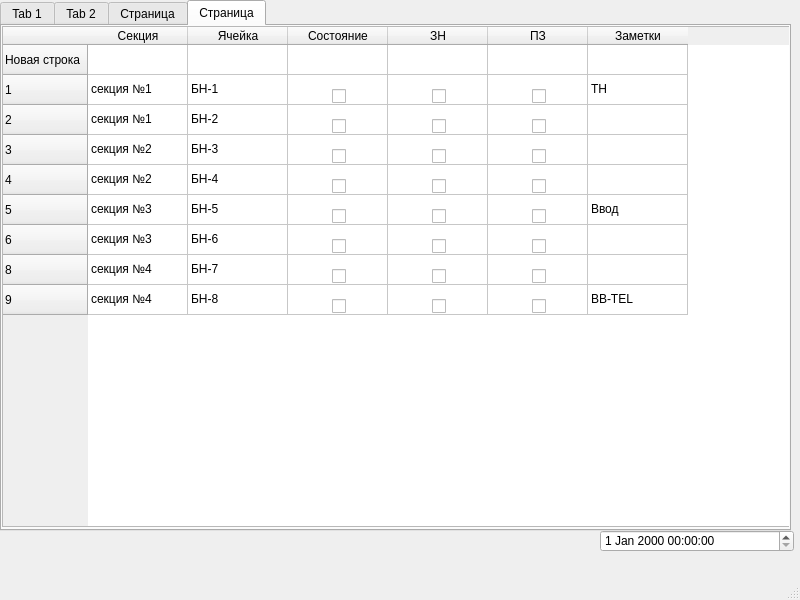
<?xml version="1.0" encoding="UTF-8"?>
<ui version="4.0">
 <class>MainWindow</class>
 <widget class="QMainWindow" name="MainWindow">
  <property name="geometry">
   <rect>
    <x>0</x>
    <y>0</y>
    <width>800</width>
    <height>600</height>
   </rect>
  </property>
  <property name="windowTitle">
   <string>MainWindow</string>
  </property>
  <widget class="QWidget" name="centralwidget">
   <widget class="QDateTimeEdit" name="dateTimeEdit">
    <property name="geometry">
     <rect>
      <x>600</x>
      <y>530</y>
      <width>194</width>
      <height>22</height>
     </rect>
    </property>
   </widget>
   <widget class="QTabWidget" name="tabWidget">
    <property name="geometry">
     <rect>
      <x>0</x>
      <y>0</y>
      <width>791</width>
      <height>531</height>
     </rect>
    </property>
    <property name="currentIndex">
     <number>3</number>
    </property>
    <widget class="QWidget" name="tab">
     <attribute name="title">
      <string>Tab 1</string>
     </attribute>
     <widget class="QTableWidget" name="tableWidget_2">
      <property name="geometry">
       <rect>
        <x>0</x>
        <y>0</y>
        <width>791</width>
        <height>501</height>
       </rect>
      </property>
      <row>
       <property name="text">
        <string>Новая строка</string>
       </property>
      </row>
      <row>
       <property name="text">
        <string>1</string>
       </property>
      </row>
      <row>
       <property name="text">
        <string>2</string>
       </property>
      </row>
      <row>
       <property name="text">
        <string>3</string>
       </property>
      </row>
      <row>
       <property name="text">
        <string>4</string>
       </property>
      </row>
      <row>
       <property name="text">
        <string>5</string>
       </property>
      </row>
      <row>
       <property name="text">
        <string>6</string>
       </property>
      </row>
      <row/>
      <row/>
      <column>
       <property name="text">
        <string>Секция</string>
       </property>
      </column>
      <column>
       <property name="text">
        <string>Ячейка</string>
       </property>
      </column>
      <column>
       <property name="text">
        <string>Состояние</string>
       </property>
      </column>
      <column>
       <property name="text">
        <string>ЗН</string>
       </property>
      </column>
      <column>
       <property name="text">
        <string>ПЗ</string>
       </property>
      </column>
      <column>
       <property name="text">
        <string>Заметки</string>
       </property>
      </column>
      <item row="1" column="0">
       <property name="text">
        <string>секция №1</string>
       </property>
      </item>
      <item row="1" column="1">
       <property name="text">
        <string>БН-1</string>
       </property>
      </item>
      <item row="1" column="5">
       <property name="text">
        <string>ТН</string>
       </property>
      </item>
      <item row="2" column="0">
       <property name="text">
        <string>секция №1</string>
       </property>
      </item>
      <item row="2" column="1">
       <property name="text">
        <string>БН-2</string>
       </property>
      </item>
      <item row="3" column="0">
       <property name="text">
        <string>секция №2</string>
       </property>
      </item>
      <item row="3" column="1">
       <property name="text">
        <string>БН-3</string>
       </property>
      </item>
      <item row="4" column="0">
       <property name="text">
        <string>секция №2</string>
       </property>
      </item>
      <item row="4" column="1">
       <property name="text">
        <string>БН-4</string>
       </property>
      </item>
      <item row="5" column="0">
       <property name="text">
        <string>секция №3</string>
       </property>
      </item>
      <item row="5" column="1">
       <property name="text">
        <string>БН-5</string>
       </property>
      </item>
      <item row="5" column="5">
       <property name="text">
        <string>Ввод</string>
       </property>
      </item>
      <item row="6" column="0">
       <property name="text">
        <string>секция №3</string>
       </property>
      </item>
      <item row="6" column="1">
       <property name="text">
        <string>БН-6</string>
       </property>
      </item>
      <item row="7" column="0">
       <property name="text">
        <string>секция №4</string>
       </property>
      </item>
      <item row="7" column="1">
       <property name="text">
        <string>БН-7</string>
       </property>
      </item>
      <item row="8" column="0">
       <property name="text">
        <string>секция №4</string>
       </property>
      </item>
      <item row="8" column="1">
       <property name="text">
        <string>БН-8</string>
       </property>
      </item>
      <item row="8" column="5">
       <property name="text">
        <string>BB-TEL</string>
       </property>
      </item>
     </widget>
    </widget>
    <widget class="QWidget" name="tab_2">
     <attribute name="title">
      <string>Tab 2</string>
     </attribute>
     <widget class="QTableWidget" name="tableWidget_3">
      <property name="geometry">
       <rect>
        <x>0</x>
        <y>0</y>
        <width>791</width>
        <height>501</height>
       </rect>
      </property>
      <row>
       <property name="text">
        <string>Новая строка</string>
       </property>
      </row>
      <row>
       <property name="text">
        <string>1</string>
       </property>
      </row>
      <row>
       <property name="text">
        <string>2</string>
       </property>
      </row>
      <row>
       <property name="text">
        <string>3</string>
       </property>
      </row>
      <row>
       <property name="text">
        <string>4</string>
       </property>
      </row>
      <row>
       <property name="text">
        <string>5</string>
       </property>
      </row>
      <row>
       <property name="text">
        <string>6</string>
       </property>
      </row>
      <row/>
      <row/>
      <column>
       <property name="text">
        <string>Секция</string>
       </property>
      </column>
      <column>
       <property name="text">
        <string>Ячейка</string>
       </property>
      </column>
      <column>
       <property name="text">
        <string>Состояние</string>
       </property>
      </column>
      <column>
       <property name="text">
        <string>ЗН</string>
       </property>
      </column>
      <column>
       <property name="text">
        <string>ПЗ</string>
       </property>
      </column>
      <column>
       <property name="text">
        <string>Заметки</string>
       </property>
      </column>
      <item row="1" column="0">
       <property name="text">
        <string>секция №1</string>
       </property>
      </item>
      <item row="1" column="1">
       <property name="text">
        <string>БН-1</string>
       </property>
      </item>
      <item row="1" column="5">
       <property name="text">
        <string>ТН</string>
       </property>
      </item>
      <item row="2" column="0">
       <property name="text">
        <string>секция №1</string>
       </property>
      </item>
      <item row="2" column="1">
       <property name="text">
        <string>БН-2</string>
       </property>
      </item>
      <item row="3" column="0">
       <property name="text">
        <string>секция №2</string>
       </property>
      </item>
      <item row="3" column="1">
       <property name="text">
        <string>БН-3</string>
       </property>
      </item>
      <item row="4" column="0">
       <property name="text">
        <string>секция №2</string>
       </property>
      </item>
      <item row="4" column="1">
       <property name="text">
        <string>БН-4</string>
       </property>
      </item>
      <item row="5" column="0">
       <property name="text">
        <string>секция №3</string>
       </property>
      </item>
      <item row="5" column="1">
       <property name="text">
        <string>БН-5</string>
       </property>
      </item>
      <item row="5" column="5">
       <property name="text">
        <string>Ввод</string>
       </property>
      </item>
      <item row="6" column="0">
       <property name="text">
        <string>секция №3</string>
       </property>
      </item>
      <item row="6" column="1">
       <property name="text">
        <string>БН-6</string>
       </property>
      </item>
      <item row="7" column="0">
       <property name="text">
        <string>секция №4</string>
       </property>
      </item>
      <item row="7" column="1">
       <property name="text">
        <string>БН-7</string>
       </property>
      </item>
      <item row="8" column="0">
       <property name="text">
        <string>секция №4</string>
       </property>
      </item>
      <item row="8" column="1">
       <property name="text">
        <string>БН-8</string>
       </property>
      </item>
      <item row="8" column="5">
       <property name="text">
        <string>BB-TEL</string>
       </property>
      </item>
     </widget>
    </widget>
    <widget class="QWidget" name="tab_3">
     <attribute name="title">
      <string>Страница</string>
     </attribute>
     <widget class="QTableWidget" name="tableWidget_4">
      <property name="geometry">
       <rect>
        <x>0</x>
        <y>0</y>
        <width>791</width>
        <height>501</height>
       </rect>
      </property>
      <row>
       <property name="text">
        <string>Новая строка</string>
       </property>
      </row>
      <row>
       <property name="text">
        <string>1</string>
       </property>
      </row>
      <row>
       <property name="text">
        <string>2</string>
       </property>
      </row>
      <row>
       <property name="text">
        <string>3</string>
       </property>
      </row>
      <row>
       <property name="text">
        <string>4</string>
       </property>
      </row>
      <row>
       <property name="text">
        <string>5</string>
       </property>
      </row>
      <row>
       <property name="text">
        <string>6</string>
       </property>
      </row>
      <row/>
      <row/>
      <column>
       <property name="text">
        <string>Секция</string>
       </property>
      </column>
      <column>
       <property name="text">
        <string>Ячейка</string>
       </property>
      </column>
      <column>
       <property name="text">
        <string>Состояние</string>
       </property>
      </column>
      <column>
       <property name="text">
        <string>ЗН</string>
       </property>
      </column>
      <column>
       <property name="text">
        <string>ПЗ</string>
       </property>
      </column>
      <column>
       <property name="text">
        <string>Заметки</string>
       </property>
      </column>
      <item row="1" column="0">
       <property name="text">
        <string>секция №1</string>
       </property>
      </item>
      <item row="1" column="1">
       <property name="text">
        <string>БН-1</string>
       </property>
      </item>
      <item row="1" column="5">
       <property name="text">
        <string>ТН</string>
       </property>
      </item>
      <item row="2" column="0">
       <property name="text">
        <string>секция №1</string>
       </property>
      </item>
      <item row="2" column="1">
       <property name="text">
        <string>БН-2</string>
       </property>
      </item>
      <item row="3" column="0">
       <property name="text">
        <string>секция №2</string>
       </property>
      </item>
      <item row="3" column="1">
       <property name="text">
        <string>БН-3</string>
       </property>
      </item>
      <item row="4" column="0">
       <property name="text">
        <string>секция №2</string>
       </property>
      </item>
      <item row="4" column="1">
       <property name="text">
        <string>БН-4</string>
       </property>
      </item>
      <item row="5" column="0">
       <property name="text">
        <string>секция №3</string>
       </property>
      </item>
      <item row="5" column="1">
       <property name="text">
        <string>БН-5</string>
       </property>
      </item>
      <item row="5" column="5">
       <property name="text">
        <string>Ввод</string>
       </property>
      </item>
      <item row="6" column="0">
       <property name="text">
        <string>секция №3</string>
       </property>
      </item>
      <item row="6" column="1">
       <property name="text">
        <string>БН-6</string>
       </property>
      </item>
      <item row="7" column="0">
       <property name="text">
        <string>секция №4</string>
       </property>
      </item>
      <item row="7" column="1">
       <property name="text">
        <string>БН-7</string>
       </property>
      </item>
      <item row="8" column="0">
       <property name="text">
        <string>секция №4</string>
       </property>
      </item>
      <item row="8" column="1">
       <property name="text">
        <string>БН-8</string>
       </property>
      </item>
      <item row="8" column="5">
       <property name="text">
        <string>BB-TEL</string>
       </property>
      </item>
     </widget>
    </widget>
    <widget class="QWidget" name="tab_4">
     <attribute name="title">
      <string>Страница</string>
     </attribute>
     <widget class="QTableWidget" name="tableWidget">
      <property name="geometry">
       <rect>
        <x>0</x>
        <y>0</y>
        <width>791</width>
        <height>501</height>
       </rect>
      </property>
      <row>
       <property name="text">
        <string>Новая строка</string>
       </property>
      </row>
      <row>
       <property name="text">
        <string>1</string>
       </property>
      </row>
      <row>
       <property name="text">
        <string>2</string>
       </property>
      </row>
      <row>
       <property name="text">
        <string>3</string>
       </property>
      </row>
      <row>
       <property name="text">
        <string>4</string>
       </property>
      </row>
      <row>
       <property name="text">
        <string>5</string>
       </property>
      </row>
      <row>
       <property name="text">
        <string>6</string>
       </property>
      </row>
      <row/>
      <row/>
      <column>
       <property name="text">
        <string>Секция</string>
       </property>
      </column>
      <column>
       <property name="text">
        <string>Ячейка</string>
       </property>
      </column>
      <column>
       <property name="text">
        <string>Состояние</string>
       </property>
      </column>
      <column>
       <property name="text">
        <string>ЗН</string>
       </property>
      </column>
      <column>
       <property name="text">
        <string>ПЗ</string>
       </property>
      </column>
      <column>
       <property name="text">
        <string>Заметки</string>
       </property>
      </column>
      <item row="1" column="0">
       <property name="text">
        <string>секция №1</string>
       </property>
      </item>
      <item row="1" column="1">
       <property name="text">
        <string>БН-1</string>
       </property>
      </item>
      <item row="1" column="5">
       <property name="text">
        <string>ТН</string>
       </property>
      </item>
      <item row="2" column="0">
       <property name="text">
        <string>секция №1</string>
       </property>
      </item>
      <item row="2" column="1">
       <property name="text">
        <string>БН-2</string>
       </property>
      </item>
      <item row="3" column="0">
       <property name="text">
        <string>секция №2</string>
       </property>
      </item>
      <item row="3" column="1">
       <property name="text">
        <string>БН-3</string>
       </property>
      </item>
      <item row="4" column="0">
       <property name="text">
        <string>секция №2</string>
       </property>
      </item>
      <item row="4" column="1">
       <property name="text">
        <string>БН-4</string>
       </property>
      </item>
      <item row="5" column="0">
       <property name="text">
        <string>секция №3</string>
       </property>
      </item>
      <item row="5" column="1">
       <property name="text">
        <string>БН-5</string>
       </property>
      </item>
      <item row="5" column="5">
       <property name="text">
        <string>Ввод</string>
       </property>
      </item>
      <item row="6" column="0">
       <property name="text">
        <string>секция №3</string>
       </property>
      </item>
      <item row="6" column="1">
       <property name="text">
        <string>БН-6</string>
       </property>
      </item>
      <item row="7" column="0">
       <property name="text">
        <string>секция №4</string>
       </property>
      </item>
      <item row="7" column="1">
       <property name="text">
        <string>БН-7</string>
       </property>
      </item>
      <item row="8" column="0">
       <property name="text">
        <string>секция №4</string>
       </property>
      </item>
      <item row="8" column="1">
       <property name="text">
        <string>БН-8</string>
       </property>
      </item>
      <item row="8" column="5">
       <property name="text">
        <string>BB-TEL</string>
       </property>
      </item>
     </widget>
     <widget class="QCheckBox" name="checkBox">
      <property name="geometry">
       <rect>
        <x>330</x>
        <y>60</y>
        <width>75</width>
        <height>20</height>
       </rect>
      </property>
      <property name="text">
       <string notr="true"/>
      </property>
     </widget>
     <widget class="QCheckBox" name="checkBox_2">
      <property name="geometry">
       <rect>
        <x>330</x>
        <y>90</y>
        <width>75</width>
        <height>20</height>
       </rect>
      </property>
      <property name="text">
       <string notr="true"/>
      </property>
     </widget>
     <widget class="QCheckBox" name="checkBox_3">
      <property name="geometry">
       <rect>
        <x>330</x>
        <y>120</y>
        <width>75</width>
        <height>20</height>
       </rect>
      </property>
      <property name="text">
       <string notr="true"/>
      </property>
     </widget>
     <widget class="QCheckBox" name="checkBox_4">
      <property name="geometry">
       <rect>
        <x>330</x>
        <y>150</y>
        <width>75</width>
        <height>20</height>
       </rect>
      </property>
      <property name="text">
       <string notr="true"/>
      </property>
     </widget>
     <widget class="QCheckBox" name="checkBox_5">
      <property name="geometry">
       <rect>
        <x>330</x>
        <y>180</y>
        <width>75</width>
        <height>20</height>
       </rect>
      </property>
      <property name="text">
       <string notr="true"/>
      </property>
     </widget>
     <widget class="QCheckBox" name="checkBox_7">
      <property name="geometry">
       <rect>
        <x>330</x>
        <y>240</y>
        <width>75</width>
        <height>20</height>
       </rect>
      </property>
      <property name="text">
       <string notr="true"/>
      </property>
     </widget>
     <widget class="QCheckBox" name="checkBox_8">
      <property name="geometry">
       <rect>
        <x>330</x>
        <y>270</y>
        <width>75</width>
        <height>20</height>
       </rect>
      </property>
      <property name="text">
       <string notr="true"/>
      </property>
     </widget>
     <widget class="QCheckBox" name="checkBox_6">
      <property name="geometry">
       <rect>
        <x>330</x>
        <y>210</y>
        <width>75</width>
        <height>20</height>
       </rect>
      </property>
      <property name="text">
       <string notr="true"/>
      </property>
     </widget>
     <widget class="QCheckBox" name="checkBox_9">
      <property name="geometry">
       <rect>
        <x>430</x>
        <y>120</y>
        <width>75</width>
        <height>20</height>
       </rect>
      </property>
      <property name="text">
       <string notr="true"/>
      </property>
     </widget>
     <widget class="QCheckBox" name="checkBox_10">
      <property name="geometry">
       <rect>
        <x>430</x>
        <y>150</y>
        <width>75</width>
        <height>20</height>
       </rect>
      </property>
      <property name="text">
       <string notr="true"/>
      </property>
     </widget>
     <widget class="QCheckBox" name="checkBox_11">
      <property name="geometry">
       <rect>
        <x>430</x>
        <y>240</y>
        <width>75</width>
        <height>20</height>
       </rect>
      </property>
      <property name="text">
       <string notr="true"/>
      </property>
     </widget>
     <widget class="QCheckBox" name="checkBox_12">
      <property name="geometry">
       <rect>
        <x>430</x>
        <y>270</y>
        <width>75</width>
        <height>20</height>
       </rect>
      </property>
      <property name="text">
       <string notr="true"/>
      </property>
     </widget>
     <widget class="QCheckBox" name="checkBox_13">
      <property name="geometry">
       <rect>
        <x>430</x>
        <y>60</y>
        <width>75</width>
        <height>20</height>
       </rect>
      </property>
      <property name="text">
       <string notr="true"/>
      </property>
     </widget>
     <widget class="QCheckBox" name="checkBox_14">
      <property name="geometry">
       <rect>
        <x>430</x>
        <y>180</y>
        <width>75</width>
        <height>20</height>
       </rect>
      </property>
      <property name="text">
       <string notr="true"/>
      </property>
     </widget>
     <widget class="QCheckBox" name="checkBox_15">
      <property name="geometry">
       <rect>
        <x>430</x>
        <y>210</y>
        <width>75</width>
        <height>20</height>
       </rect>
      </property>
      <property name="text">
       <string notr="true"/>
      </property>
     </widget>
     <widget class="QCheckBox" name="checkBox_16">
      <property name="geometry">
       <rect>
        <x>430</x>
        <y>90</y>
        <width>75</width>
        <height>20</height>
       </rect>
      </property>
      <property name="text">
       <string notr="true"/>
      </property>
     </widget>
     <widget class="QCheckBox" name="checkBox_17">
      <property name="geometry">
       <rect>
        <x>530</x>
        <y>120</y>
        <width>75</width>
        <height>20</height>
       </rect>
      </property>
      <property name="text">
       <string notr="true"/>
      </property>
     </widget>
     <widget class="QCheckBox" name="checkBox_18">
      <property name="geometry">
       <rect>
        <x>530</x>
        <y>150</y>
        <width>75</width>
        <height>20</height>
       </rect>
      </property>
      <property name="text">
       <string notr="true"/>
      </property>
     </widget>
     <widget class="QCheckBox" name="checkBox_19">
      <property name="geometry">
       <rect>
        <x>530</x>
        <y>240</y>
        <width>75</width>
        <height>20</height>
       </rect>
      </property>
      <property name="text">
       <string notr="true"/>
      </property>
     </widget>
     <widget class="QCheckBox" name="checkBox_20">
      <property name="geometry">
       <rect>
        <x>530</x>
        <y>270</y>
        <width>75</width>
        <height>20</height>
       </rect>
      </property>
      <property name="text">
       <string notr="true"/>
      </property>
     </widget>
     <widget class="QCheckBox" name="checkBox_21">
      <property name="geometry">
       <rect>
        <x>530</x>
        <y>60</y>
        <width>75</width>
        <height>20</height>
       </rect>
      </property>
      <property name="text">
       <string notr="true"/>
      </property>
     </widget>
     <widget class="QCheckBox" name="checkBox_22">
      <property name="geometry">
       <rect>
        <x>530</x>
        <y>180</y>
        <width>75</width>
        <height>20</height>
       </rect>
      </property>
      <property name="text">
       <string notr="true"/>
      </property>
     </widget>
     <widget class="QCheckBox" name="checkBox_23">
      <property name="geometry">
       <rect>
        <x>530</x>
        <y>210</y>
        <width>75</width>
        <height>20</height>
       </rect>
      </property>
      <property name="text">
       <string notr="true"/>
      </property>
     </widget>
     <widget class="QCheckBox" name="checkBox_24">
      <property name="geometry">
       <rect>
        <x>530</x>
        <y>90</y>
        <width>75</width>
        <height>20</height>
       </rect>
      </property>
      <property name="text">
       <string notr="true"/>
      </property>
     </widget>
    </widget>
   </widget>
  </widget>
  <widget class="QMenuBar" name="menubar">
   <property name="geometry">
    <rect>
     <x>0</x>
     <y>0</y>
     <width>800</width>
     <height>22</height>
    </rect>
   </property>
  </widget>
  <widget class="QStatusBar" name="statusbar"/>
 </widget>
 <resources/>
 <connections/>
</ui>
